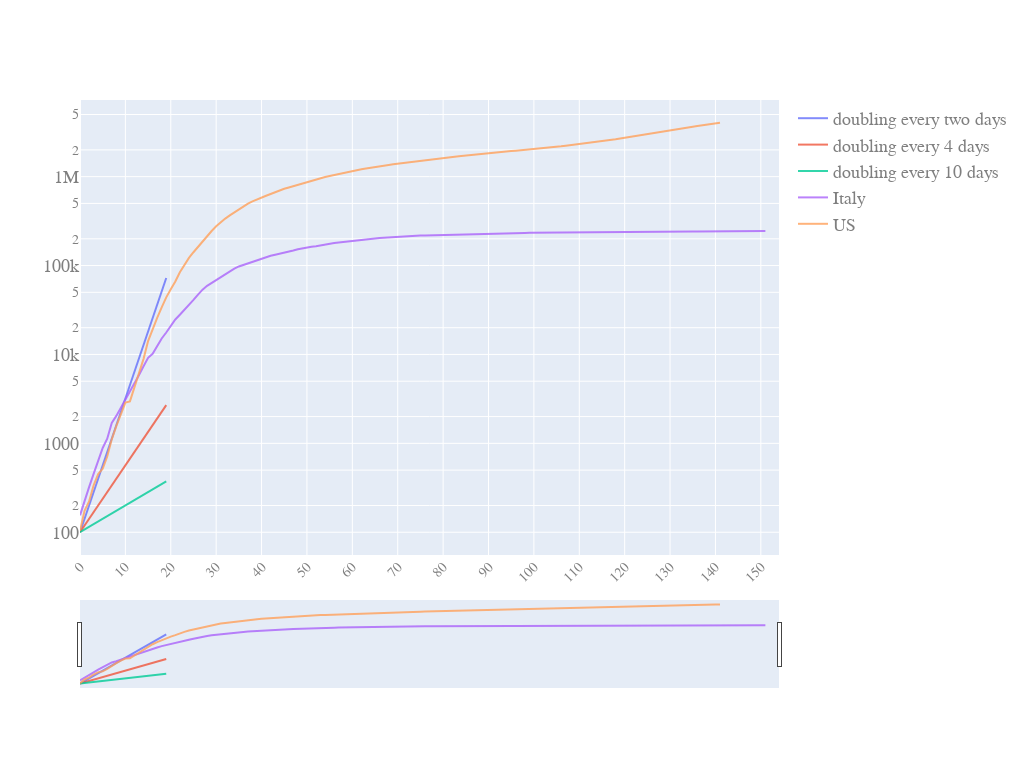

Notebook code cell kept with this figure:
### Code cell
quick_plot(pd_sync_timelines_w_slope.date,
           pd_sync_timelines_w_slope.iloc[:,0:5],
           y_scale='log',
           slider=True)

### Figure 1 — Plotly figure (JSON) as saved in the notebook; plotly's stock layout.template omitted (floating-point values rounded to 4 significant figures; data arrays with more than 128 entries replaced by an {"elided": "..."} marker saying what was removed)
{"data": [{"name": "doubling every two days", "opacity": 0.8, "type": "scatter", "x": {"elided": "155 int values"}, "y": {"elided": "155 float values"}}, {"name": "doubling every 4 days", "opacity": 0.8, "type": "scatter", "x": {"elided": "155 int values"}, "y": {"elided": "155 float values"}}, {"name": "doubling every 10 days", "opacity": 0.8, "type": "scatter", "x": {"elided": "155 int values"}, "y": {"elided": "155 float values"}}, {"name": "Italy", "opacity": 0.8, "type": "scatter", "x": {"elided": "155 int values"}, "y": {"elided": "155 int values"}}, {"name": "US", "opacity": 0.8, "type": "scatter", "x": {"elided": "155 int values"}, "y": {"elided": "155 int values"}}], "layout": {"autosize": true, "font": {"color": "#7f7f7f", "family": "PT Sans, monospace", "size": 18}, "height": 768, "width": 1024, "xaxis": {"nticks": 20, "rangeslider": {"visible": true}, "tickangle": -45, "tickfont": {"color": "#7f7f7f", "size": 14}}, "yaxis": {"type": "log"}}}
